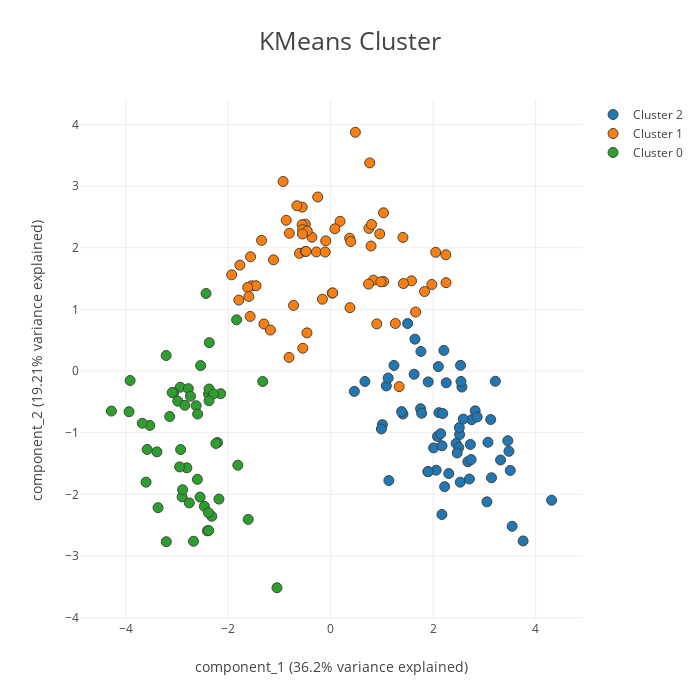

Write notebook code for a chart like this one.
### Markdown cell above
## Default Cluster Analysis

### Code cell
cluster(df, target='Target')
